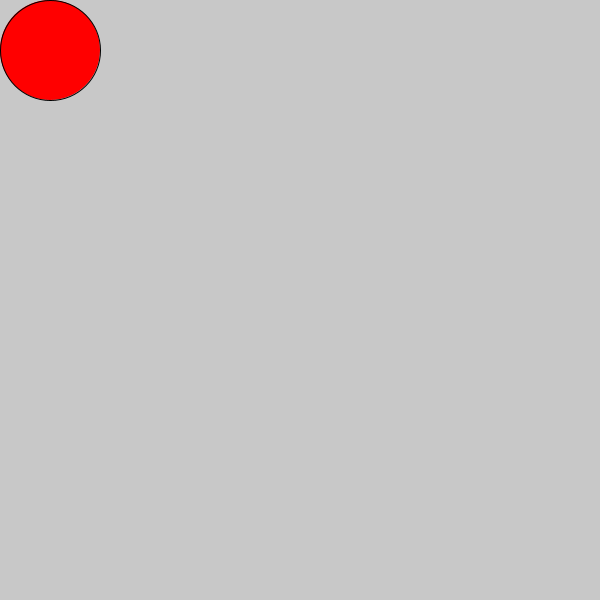
Frame 1 (no input)
Frame 60 (the mouse pressed at the canvas centre just before this capture): identical to frame 1, image omitted
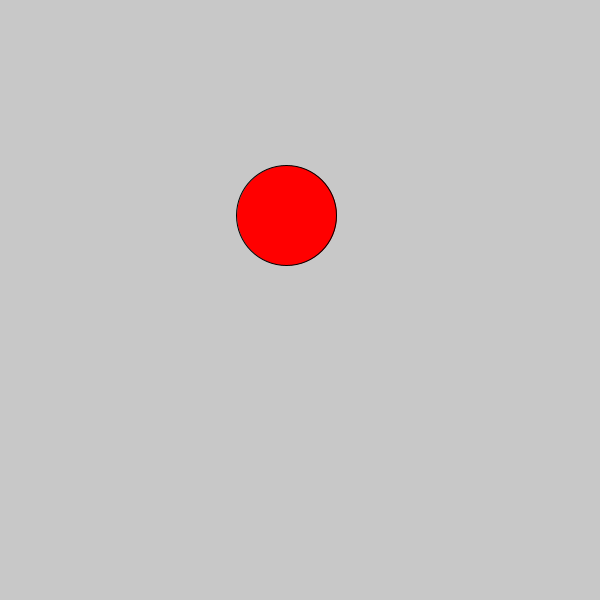
Frame 120 (the mouse held since frame 60 and released just before this capture)

The Processing sketch that drew these frames (run headless with seeded random() and noise(); from frame 60 on, the mouse is pressed at the canvas centre):

// Processing sketch: Motion
// ── Motion.pde
float x,y;
boolean press, click, back, forw, down, up;
void setup()
{
    size(600,600);
    x=50;y=50;
    press = false;
    click = false;
    back  = false;
    down = false;
    up  = false;
    forw = false;
}

void draw()
{
    background(200);
    //translate(x,y);
    fill(255,0,0);
    ellipse(x,y,100,100);
    if(press)
    {
        if(up)
            y+=random(0,30);
        if(down)
            y-=random(0,30);
        if(forw)
            x+=random(0,30);
        if(back)
            x-=random(0,30);
    }
        
    if(click)
    {
      press = false;
      click = false;
    }
    if(x >= 550)  
    {    
        back = true;
        forw = false;
    }
    if(x <= 50)
    {
        back = false;
        forw = true;
    }
    if(y >= 550)
    {
        down = true;
        up = false;
    }
    if(y <= 50)
    {
        up = true;
        down = false;
    }
}

void mousePressed()
{
    press = true;
}

void mouseClicked()
{
    click = true;
}
